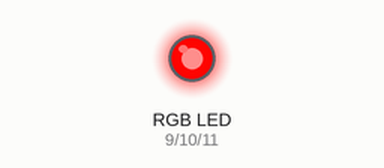
Simulated run of this sketch. Board: Arduino Uno, built with avr-gcc and run on an emulated ATmega328P. Shown: an RGB LED mixed from three pins (HIGH = lit). Dim RGB values are drawn brighter than linear.

Above: at 0.05 s.
At 0.9 s:
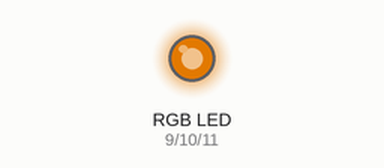
At 1.8 s:
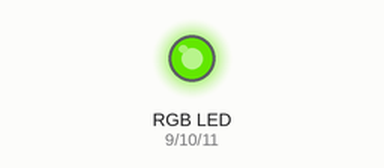
At 3.6 s:
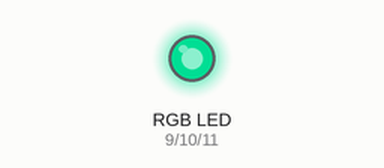
At 5.4 s:
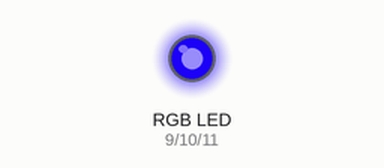
At 7.2 s:
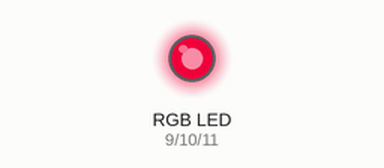
Timing chart, 0 to 10.0 s (numbered marks = the images above):
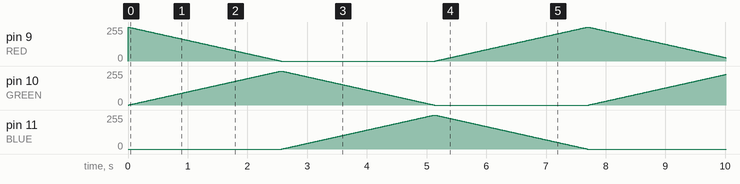

The sketch:

RGBLED2.ino
```cpp
const int RED = 9;
const int GREEN = 10;
const int BLUE = 11;


void setup()
{
  pinMode(RED, OUTPUT);
  pinMode(GREEN, OUTPUT);
  pinMode(BLUE, OUTPUT);
}


void loop()
{
  showSpectrum();
}

void showSpectrum()
{
  for (int x = 0; x < 768; x++)
  {
    showRGB(x);
    delay(10);
  }
}

void showRGB(int color)
{
  int redIntensity;
  int greenIntensity;
  int blueIntensity;

  if (color <= 255)
  {
    redIntensity = 255 - color;
    greenIntensity = color;
    blueIntensity = 0;
  }
  else if (color <= 511)
  {
    redIntensity = 0;
    greenIntensity = 255 - (color - 256);
    blueIntensity = (color - 256);
  }
  else
  {
    redIntensity = (color - 512);
    greenIntensity = 0;
    blueIntensity = 255 - (color - 512);
  }

  analogWrite(RED, redIntensity);
  analogWrite(BLUE, blueIntensity);
  analogWrite(GREEN, greenIntensity);
}
```
